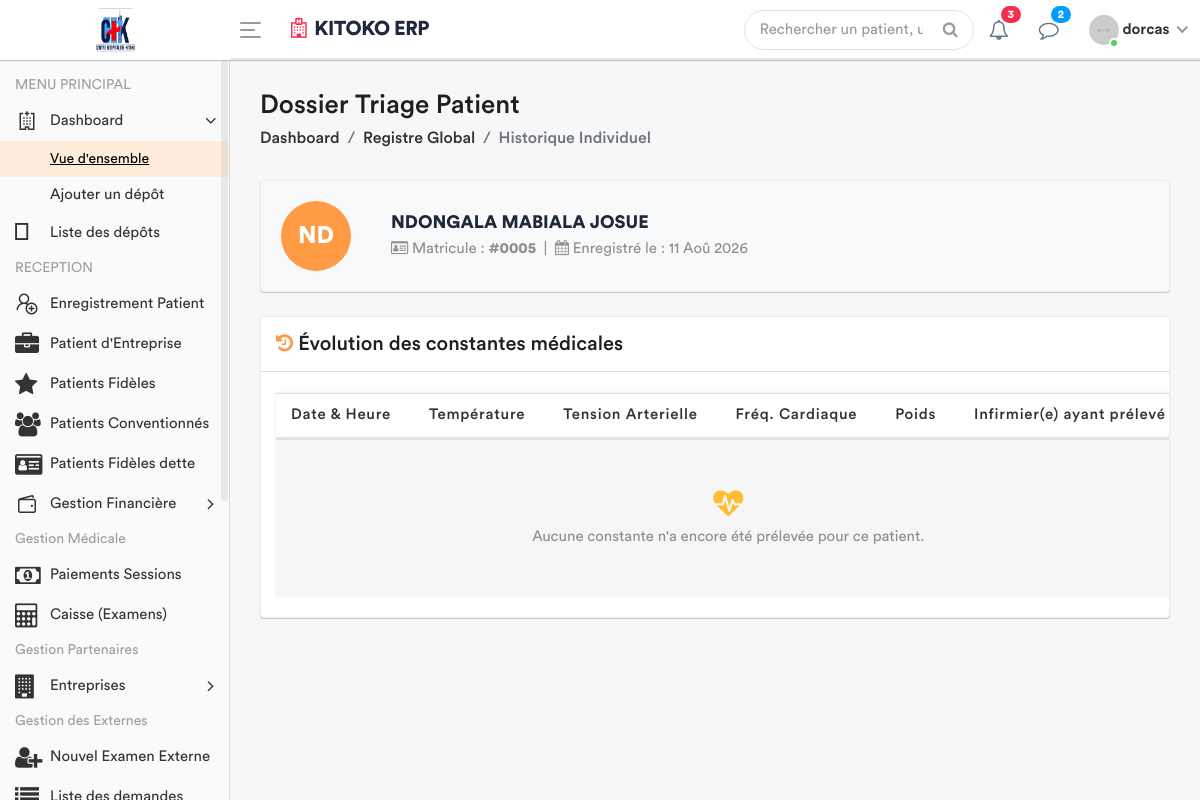
The app's page /infirmerie/historique/5/ (signed in) with its own data.
### apps/models.py (models this page shows, shortened)
class Patient(models.Model):
    TYPE_CHOICES = [
        ('SIMPLE', 'Patient Simple'),
        ('FIDELE', 'Patient Fidèle'),
        ('CONVENTIONNE', 'Patient Conventionné'),
    ]
    code_patient = models.CharField(max_length=20, unique=True, editable=False)
    noms = models.CharField(max_length=100)
    service = models.ForeignKey('Service', on_delete=models.PROTECT, related_name='patients', null=True)
    sexe = models.CharField(max_length=1, choices=[('M', 'Masculin'), ('F', 'Féminin')])
    age = models.CharField(max_length=30)
    adresse = models.TextField()
    telephone = models.CharField(max_length=20)
    type_patient = models.CharField(max_length=15, choices=TYPE_CHOICES, default='SIMPLE')
    a_carte_fidelite = models.BooleanField(default=False, verbose_name="Possède carte de fidélité")
    entreprise = models.ForeignKey(
        'Entreprise',
        on_delete=models.SET_NULL,
        null=True,
        blank=True,
        related_name='patients',
        verbose_name="Entreprise (si conventionné)"
    )
    fiche_payee = models.BooleanField(default=False)
    created_by = models.ForeignKey(User, on_delete=models.SET_NULL, null=True, related_name='patients_crees')
    date_creation = models.DateTimeField(auto_now_add=True)
    date_modification = models.DateTimeField(auto_now=True)

### apps/views.py (the view)
# urls.py: path('infirmerie/historique/<int:patient_id>/', views.historique_signes_vitaux, name='historique_signes_vitaux'),
@login_required
def historique_signes_vitaux(request, patient_id):
    patient = get_object_or_404(Patient, id=patient_id)
    historique = SigneVital.objects.filter(patient=patient).order_by('-date_prelevement')
    role = Fonction.objects.filter(userKey=request.user).first()
    fonctionKey = role.fonctionKey.roleName if role else None
    context = {
        'patient': patient,
        'historique': historique,
        'fonctionKey': fonctionKey,
    }
    return render(request, 'back-end/infirmerie/historique_signes.html', context)

### apps/templates/back-end/infirmerie/historique_signes.html (shortened to what this page needs)
<!DOCTYPE html>
{% load static %}
<html lang="fr">
    <head>
        {% include 'back-end/includes/css.html' %}
    </head>
    <body>
        <div class="main-wrapper">
            {% include 'back-end/includes/header.html' %}
            {% include 'back-end/includes/sidebar.html' %}
            <div class="page-wrapper">
                <div class="content container-fluid">
                    <div class="page-header">
                        <div class="row align-items-center">
                            <div class="col">
                                <h3 class="page-title">Dossier Triage Patient</h3>
                                <ul class="breadcrumb">
                                    <li class="breadcrumb-item"><a href="{% url 'dashboard' %}">Dashboard</a></li>
                                    <li class="breadcrumb-item"><a href="{% url 'liste_globale_triage' %}">Registre Global</a></li>
                                    <li class="breadcrumb-item active">Historique Individuel</li>
                                </ul>
                            </div>
                        </div>
                    </div>
                    <div class="card mb-4 bg-light">
                        <div class="card-body">
                            <div class="row align-items-center">
                                <div class="col-auto">
                                    <div class="avatar avatar-xl bg-primary text-white rounded-circle d-flex align-items-center justify-content-center" style="width: 70px; height: 70px; font-size: 24px; font-weight: bold;">
                                        {{ patient.noms|slice:":2"|upper }}
                                    </div>
                                </div>
                                <div class="col">
                                    <h4 class="user-name mb-1 text-uppercase" style="font-weight: 700; color: #1f2937;">{{ patient.noms }}</h4>
                                    <p class="text-muted mb-0">
                                        <i class="fa fa-id-card-o"></i> Matricule : <strong>#{{ patient.id|stringformat:"04d" }}</strong> &nbsp;|&nbsp;
                                        <i class="fa fa-calendar"></i> Enregistré le : {{ patient.date_creation|date:"d M Y" }}
                                    </p>
                                </div>
                            </div>
                        </div>
                    </div>
                    <div class="row">
                        <div class="col-md-12">
                            <div class="card card-table">
                                <div class="card-header d-flex justify-content-between align-items-center">
                                    <h4 class="card-title mb-0"><i class="fa fa-history text-primary"></i> Évolution des constantes médicales</h4>
                                </div>
                                <div class="card-body">
                                    <div class="table-responsive" style="padding: 15px;">
                                        <table class="table table-striped table-hover custom-table mb-0 datatable">
                                            <thead>
                                                <tr>
                                                    <th>Date & Heure</th>
                                                    <th class="text-center">Température</th>
                                                    <th class="text-center">Tension Arterielle</th>
                                                    <th class="text-center">Fréq. Cardiaque</th>
                                                    <th class="text-center">Poids</th>
                                                    <th>Infirmier(e) ayant prélevé</th>
                                                </tr>
                                            </thead>
                                            <tbody>
                                                {% for signe in historique %}
                                                <tr>
                                                    <td>
                                                        <strong class="text-secondary">{{ signe.date_prelevement|date:"d/m/Y" }}</strong>
                                                        <br><small class="text-muted">{{ signe.date_prelevement|date:"H:i" }}</small>
                                                    </td>
                                                    <td class="text-center">
                                                        <span class="badge {% if signe.temperature >= 38 %}badge-danger{% elif signe.temperature < 36 %}badge-warning{% else %}badge-success{% endif %}" style="font-size: 13px; padding: 6px 12px;">
                                                            {{ signe.temperature }} °C
                                                        </span>
                                                    </td>
                                                    <td class="text-center">
                                                        <span class="text-dark font-weight-bold">{{ signe.tension_arterielle|default:"--" }}</span> <small class="text-muted">mmHg</small>
                                                    </td>
                                                    <td class="text-center">
                                                        {{ signe.frequence_cardiaque|default:"--" }} <small class="text-muted">bpm</small>
                                                    </td>
                                                    <td class="text-center">
                                                        <span class="badge badge-info" style="font-size: 12px;">{{ signe.poids }} Kg</span>
                                                    </td>
                                                    <td>
                                                        <i class="fa fa-user-md text-muted"></i>
                                                        {{ signe.infirmier.get_full_name|default:signe.infirmier.username }}
                                                    </td>
                                                </tr>
                                                {% empty %}
                                                <tr>
                                                    <td colspan="6" class="text-center text-muted py-5">
                                                        <i class="fa fa-heartbeat fa-2x mb-2 text-warning"></i>
                                                        <br>Aucune constante n'a encore été prélevée pour ce patient.
                                                    </td>
                                                </tr>
                                                {% endfor %}
                                            </tbody>
                                        </table>
                                    </div>
                                </div>
                            </div>
                        </div>
                    </div>
                </div>
            </div>
        </div>
    </body>
</html>

### apps/templates/back-end/includes/header.html (shortened to what this page needs)
{% load static %}
<div class="header" style="background: #ffffff; border-bottom: 2px solid #e2e8f0;">
    <div class="header-left" style="background: #ffffff;">
        <a href="{% url 'home' %}" class="logo">
            <img src="{% static 'front-end/assets/images/banner/logo2.jpg' %}" width="45" height="45" alt="Moyanoli" style="border-radius: 8px;">
        </a>
    </div>
    <a id="toggle_btn" href="javascript:void(0);" style="color: #007bff;">
        <span class="bar-icon">
            <span></span>
            <span></span>
            <span></span>
        </span>
    </a>
    <div class="page-title-box">
        <h3 style="color: #1e293b; font-weight: 700; letter-spacing: -0.5px;">
            <i class="fa fa-hospital-o text-danger mr-2"></i>KITOKO ERP
        </h3>
    </div>
    <ul class="nav user-menu">
        <li class="nav-item">
            <div class="top-nav-search">
                <form action="#">
                    <input class="form-control" type="text" placeholder="Rechercher un patient, un dossier...">
                    <button class="btn" type="submit"><i class="fa fa-search"></i></button>
                </form>
            </div>
        </li>
        <li class="nav-item dropdown">
            <a href="#" class="dropdown-toggle nav-link" data-toggle="dropdown">
                <i class="fa fa-bell-o" style="color: #64748b;"></i> <span class="badge badge-pill bg-danger">3</span>
            </a>
        </li>
        <li class="nav-item dropdown">
            <a href="#" class="dropdown-toggle nav-link" data-toggle="dropdown">
                <i class="fa fa-comment-o" style="color: #64748b;"></i> <span class="badge badge-pill bg-info">2</span>
            </a>
        </li>
        <li class="nav-item dropdown has-arrow main-drop">
            <a href="#" class="dropdown-toggle nav-link" data-toggle="dropdown">
                <span class="user-img">
                    <img src="{% static 'back-end/assets/img/profiles/avatar-21.jpg' %}" alt="">
                    <span class="status online"></span>
                </span>
                <span style="font-weight: 600;">{{ user.username }}</span>
            </a>
        </li>
    </ul>
</div>

### records on screen
Patient: noms "ND", noms "NDONGALA MABIALA JOSUE", id "0005", date_creation "11 Aoû 2026"

### other values on screen
{{ user.username }} "dorcas"
